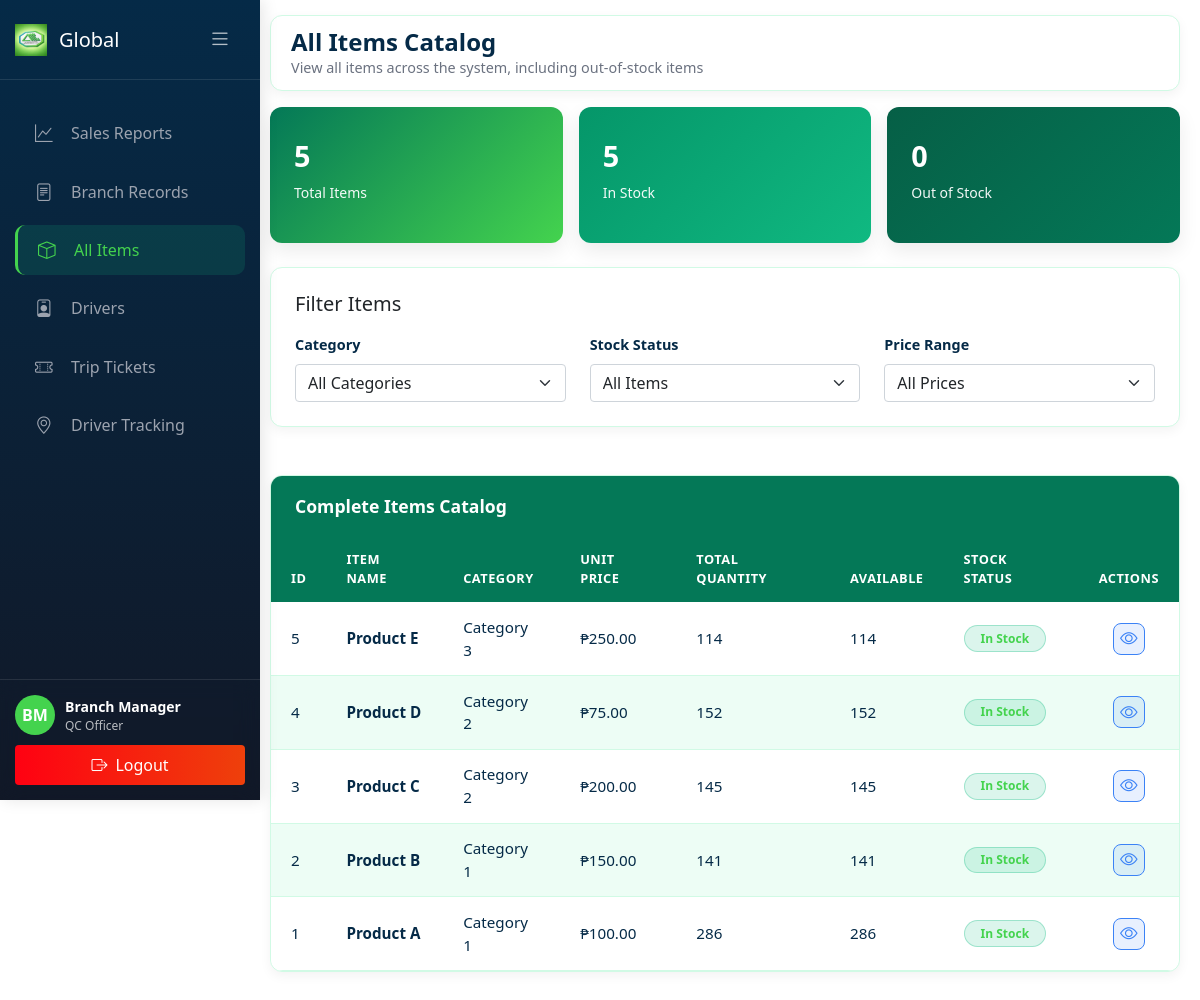
/Global/all_items.php (signed in), run on an earlier commit of the app's database.
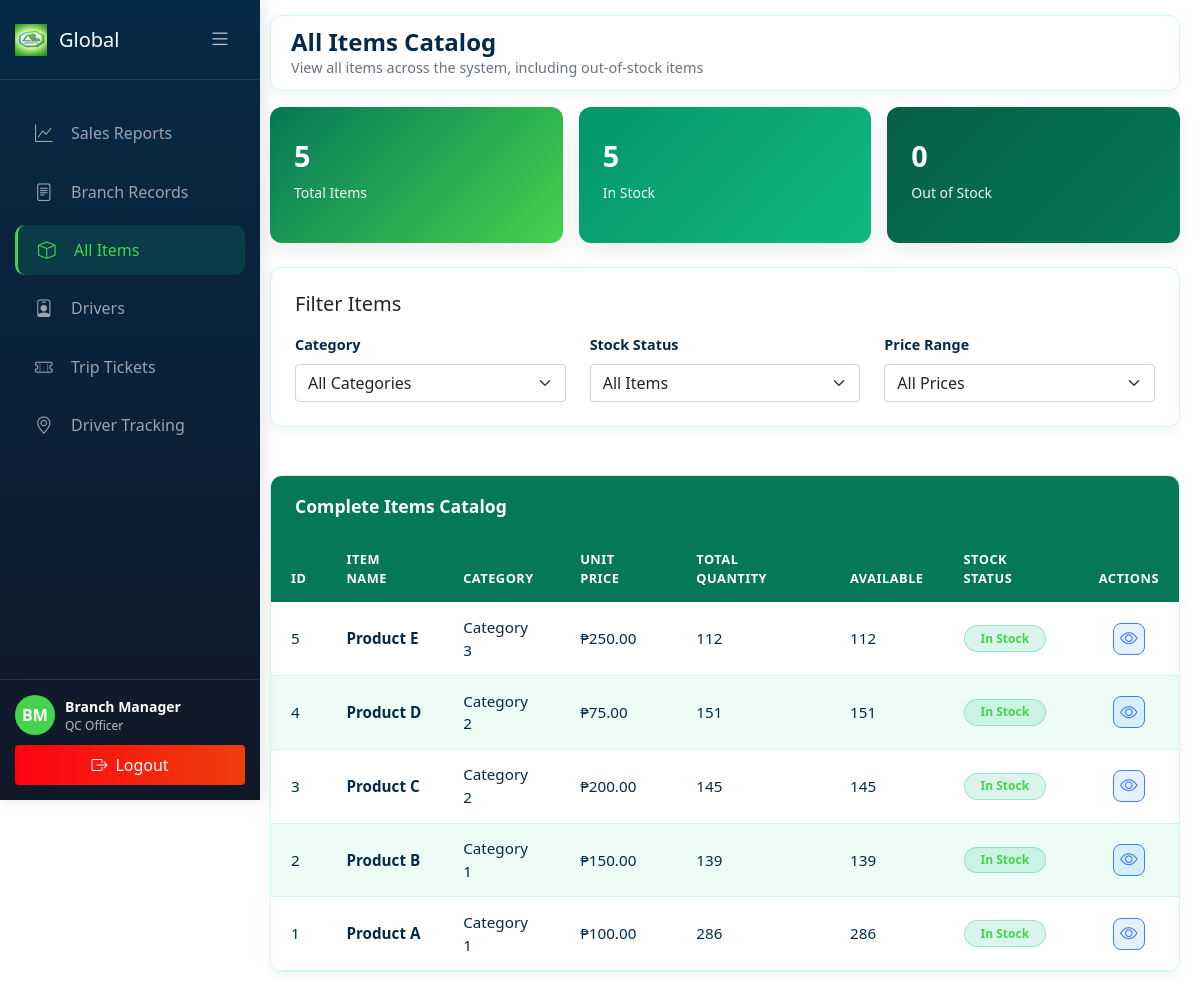
And on a later commit of the database.
### tables this page shows
CREATE TABLE `items` (
  `item_id` int(11) NOT NULL,
  `item_code` varchar(50) NOT NULL,
  `item_name` varchar(150) NOT NULL,
  `description` text DEFAULT NULL,
  `category` varchar(100) DEFAULT NULL,
  `stock` int(11) NOT NULL,
  `unit_type` enum('case','inner-pack','piece','box','carton') DEFAULT 'piece',
  `unit_price` decimal(10,2) NOT NULL,
  `reorder_level` int(11) DEFAULT 50,
  `status` enum('active','inactive','discontinued') DEFAULT 'active',
  `created_at` timestamp NOT NULL DEFAULT current_timestamp(),
  `updated_at` timestamp NOT NULL DEFAULT current_timestamp() ON UPDATE current_timestamp(),
  `branch_id` int(11) DEFAULT NULL
);

### Global/all_items.php (the view, shortened to what the changed rows need)
<?php
require_once '../config/database.php';
$where_conditions = [];
$where_conditions[] = "i.status = 'active'";
$where_clause = "WHERE " . implode(" AND ", $where_conditions);
$sql = "SELECT
            i.item_id as id,
            i.item_code,
            i.item_name,
            i.description,
            i.category,
            i.stock,
            i.unit_type,
            i.unit_price,
            i.reorder_level,
            i.status,
            i.created_at,
            i.updated_at
        FROM items i
        $where_clause
        ORDER BY i.item_id DESC";
$stmt = $conn->prepare($sql);
$stmt->execute();
$items_result = $stmt->get_result();
$items = [];
while ($row = $items_result->fetch_assoc()) {
    $items[] = $row;
}
?>
<!DOCTYPE html>
<html lang="en">
<head>
    <link rel="stylesheet" href="../css/global.css">
    <link href="https://cdn.jsdelivr.net/npm/bootstrap@5.1.3/dist/css/bootstrap.min.css" rel="stylesheet">
    <link rel="stylesheet" href="https://cdn.jsdelivr.net/npm/bootstrap-icons@1.8.1/font/bootstrap-icons.css">
</head>
<body>
    <div id="appPage">
        <div class="main-content" id="mainContent">
            <div id="itemsContent" class="page-content active">
                <div class="navbar-top">
                        <div class="page-title">
                        <h2>All Items Catalog</h2>
                    </div>
                </div>
                <div class="data-table">
                    <div class="table-responsive">
                        <table class="table custom-table">
                            <thead>
                                <tr>
                                    <th>ID</th>
                                    <th>Item Name</th>
                                    <th>Category</th>
                                    <th>Unit Price</th>
                                    <th>Total Quantity</th>
                                    <th>Available</th>
                                    <th>Stock Status</th>
                                    <th>Actions</th>
                                </tr>
                            </thead>
                            <tbody id="itemsTable">
                                <?php if (count($items) > 0): ?>
                                    <?php foreach ($items as $item): ?>
                                        <?php
                                        $stock_quantity = $item['stock'] ?? 0;
                                        $statusBadge = 'bg-success';
                                        $statusText = 'In Stock';
                                        ?>
                                        <tr>
                                            <td><?php echo htmlspecialchars($item['id']); ?></td>
                                            <td><strong><?php echo htmlspecialchars($item['item_name']); ?></strong></td>
                                            <td><?php echo htmlspecialchars($item['category'] ?? 'N/A'); ?></td>
                                            <td>₱<?php echo number_format($item['unit_price'] ?? 0, 2); ?></td>
                                            <td><?php echo number_format($stock_quantity); ?></td>
                                            <td><?php echo number_format($stock_quantity); ?></td>
                                            <td>
                                                <span class="badge <?php echo $statusBadge; ?>">
                                                    <?php echo $statusText; ?>
                                                </span>
                                            </td>
                                            <td>
                                                <button class="btn-action btn-view" onclick="viewItem(<?php echo $item['id']; ?>)">
                                                    <i class="bi bi-eye"></i>
                                                </button>
                                            </td>
                                        </tr>
                                    <?php endforeach; ?>
                                <?php else: ?>
                                    <tr>
                                        <td colspan="8" class="text-center py-4">No items found</td>
                                    </tr>
                                <?php endif; ?>
                            </tbody>
                        </table>
                    </div>
                </div>
            </div>
        </div>
    </div>
</body>
</html>

What changed in the data, as far as the page shows it:
changed items "Product E": stock "114" → "112"
changed items "Product D": stock "152" → "151"
changed items "Product B": stock "141" → "139"
